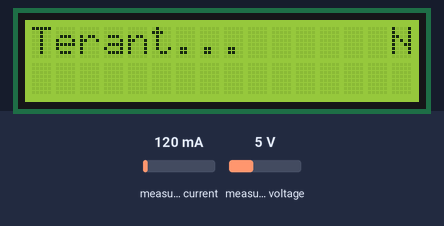
Simulated run of this program. Board: ESP32. On the bench: 16×2 character LCD. Inputs (shaded band) come from the test bench; at power-on: measured current 120 mA, measured voltage 5 V. WiFi joins after 1.5 s; servers stay silent unless stated; uploads are accepted with an empty reply; storage starts empty; what the program prints to the serial monitor is not drawn.

Above: at 4.7 s.
At 13.6 s:
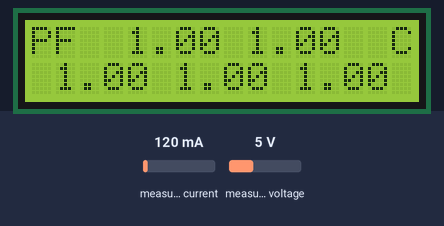
13.7 s: measured current set to 40 mA
At 15.4 s:
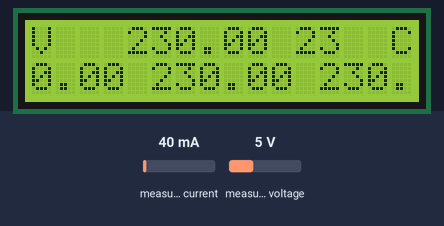
At 16.4 s:
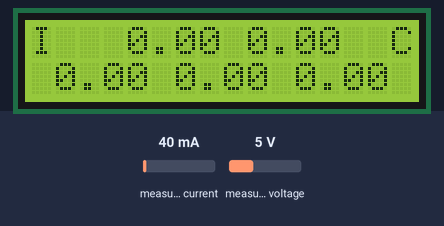
Timing chart, 0 to 17.9 s (numbered marks = the images above; inputs shaded):
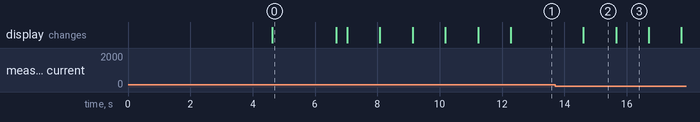

Measured:
- what the display in image 0 shows lasts 2.1 s, from 4.6 s to 6.7 s
- what the display in image 2 shows lasts 1.1 s, from 14.6 s to 15.7 s

The program:

main.cpp
```cpp
#include <Arduino.h>
#include <TimeLib.h> // Include TimeLib library for time calculations
#include "ButtonHandler.h"
#include "WifiConfigurator.h"
#include "PZEMMonitor.h"
#include <SPIFFS.h>
#include "LCDDisplay.h"
#include <Axsecure.h>

#define TRIGGER_PIN 0
#define PZEM_RX_PIN 16
#define PZEM_TX_PIN 17
#define LCD_ADDR 0x27
#define LCD_COLS 16
#define LCD_ROWS 2

ButtonHandler buttonHandler(TRIGGER_PIN);
LCDDisplay lcdDisplay(LCD_ADDR, LCD_COLS, LCD_ROWS);
WifiConfigurator wifiConfigurator(lcdDisplay);
PZEMMonitor pzemMonitor(PZEM_RX_PIN, PZEM_TX_PIN, Serial2, lcdDisplay);

void handleESP32(void *pvParameters) {
    for (;;) {
        if (WiFi.status() != WL_CONNECTED) {
            if (wifiConfigurator.retry()) {
                    pzemMonitor.logValues();
                    delay(100);
                    pzemMonitor.sendDataAndClear();
            }
            delay(2000); // Short delay to show the connection status
        }

        if (buttonHandler.isButtonPressed()) {
            if (wifiConfigurator.connect(false)) {
                    pzemMonitor.logValues();
                    delay(100);
                    pzemMonitor.sendDataAndClear();
            }
        }
        vTaskDelay(10 / portTICK_PERIOD_MS); // Small delay to yield control
    }
}

void displayReadings(void *pvParameters) {
    unsigned long lastLogTime = 0;
    const unsigned long LogInterval = 1; // 1 hour in seconds
    const int MaxLogsBeforeSend = 1;
    int logCount = 0;

    for (;;) {
        lcdDisplay.displayWiFiStatus(WiFi.status() == WL_CONNECTED);
        time_t currentTime = now(); // Get current time using TimeLib

        pzemMonitor.readAndPrintValues();

        if (currentTime - lastLogTime >= LogInterval) {
            lastLogTime = currentTime;
            pzemMonitor.logValues();
            logCount++;
            if (logCount >= MaxLogsBeforeSend) {
                pzemMonitor.sendDataAndClear();
                logCount = 0;
            }
        }

        vTaskDelay(10 / portTICK_PERIOD_MS); // Small delay to yield control
    }
}

void setup() {
    Serial.begin(115200);
    lcdDisplay.begin();
    if (!SPIFFS.begin(true)) {
        Serial.println("Failed to initialize SPIFFS");
        return;
    } else {
        Serial.println("Initialized");
    }
    lcdDisplay.displayText("Terant...", 0, 0);
    wifiConfigurator.begin();

    if (WiFi.status() == WL_CONNECTED) {

        pzemMonitor.logValues();
        delay(100);
        pzemMonitor.sendDataAndClear();
    }

    xTaskCreatePinnedToCore(
        handleESP32,    /* Task function */
        "HandleESP32",  /* Name of the task */
        10000,          /* Stack size in words */
        NULL,           /* Task input parameter */
        1,              /* Priority of the task */
        NULL,           /* Task handle */
        0);             /* Core where the task should run */

    xTaskCreatePinnedToCore(
        displayReadings,    /* Task function */
        "DisplayReadings",  /* Name of the task */
        10000,              /* Stack size in words */
        NULL,               /* Task input parameter */
        1,                  /* Priority of the task */
        NULL,               /* Task handle */
        1);                 /* Core where the task should run */
}

void loop() {
    // Empty. Tasks are running in parallel.
}
```

Axsecure.h
```cpp
#ifndef AXSECURE_H
#define AXSECURE_H

#include <Arduino.h>
#include <HTTPClient.h>

class Axsecure {
public:
    Axsecure(const char *server, int port);
    bool sendData(String data, const char *subAddress = "");
    String receiveData(const char *subAddress = "");

private:
    const char *_server;
    int _port;
    HTTPClient _httpClient;
};

#endif
```

ButtonHandler.h
```cpp
#ifndef BUTTON_HANDLER_H
#define BUTTON_HANDLER_H

#include <Arduino.h>

class ButtonHandler {
public:
  ButtonHandler(int pin);
  bool isButtonPressed();

private:
  int triggerPin;
};

#endif
```

PZEMMonitor.h
```cpp
#ifndef PZEMMONITOR_H
#define PZEMMONITOR_H

#include <PZEM004Tv30.h>
#include <HardwareSerial.h>
#include <LCDDisplay.h>
#include <LittleFS.h>
#include <SPIFFS.h>

#define NUM_PZEMS 5
#define LOG_INTERVAL 600000 // 10 minutes in milliseconds
#define MAX_FILE_SIZE 2097152 // 2 MB

class PZEMMonitor {
public:
    PZEMMonitor(int rxPin, int txPin, HardwareSerial& serial, LCDDisplay& lcdDisplay);
    void readAndPrintValues();
    void logValues();
    void sendDataAndClear();

private:
    PZEM004Tv30 pzems[NUM_PZEMS];
    LCDDisplay& lcd;
};

#endif // PZEMMONITOR_H
```

SensorData.h
```cpp
#ifndef SENSORDATA_H
#define SENSORDATA_H

#include <ArduinoJson.h>
#include <vector>

class Reading {
public:
    int module;
    float voltage;
    float current;
    float power;
    float energy;
    float frequency;
    float powerFactor;

    Reading() : module(0), voltage(0), current(0), power(0), energy(0), frequency(0), powerFactor(0) {}

    void setValues(int mod, float volt, float curr, float pow, float ener, float freq, float pf) {
        module = mod;
        voltage = volt;
        current = curr;
        power = pow;
        energy = ener;
        frequency = freq;
        powerFactor = pf;
    }

    void fromJson(JsonObject json) {
        module = json["module"].as<int>();
        voltage = json["voltage"].as<float>();
        current = json["current"].as<float>();
        power = json["power"].as<float>();
        energy = json["energy"].as<float>();
        frequency = json["frequency"].as<float>();
        powerFactor = json["powerFactor"].as<float>();
    }

    void toJson(JsonObject& json) const {
        json["module"] = module;
        json["voltage"] = voltage;
        json["current"] = current;
        json["power"] = power;
        json["energy"] = energy;
        json["frequency"] = frequency;
        json["powerFactor"] = powerFactor;
    }
};

class ReadingData {
public:
    unsigned long timestamp;
    std::vector<Reading> readings;

    ReadingData() : timestamp(0) {}

    void toJson(JsonObject& json) const {
        json["timestamp"] = timestamp;
        JsonArray readingsArray = json.createNestedArray("readings");
        for (const auto& reading : readings) {
            JsonObject readingObj = readingsArray.createNestedObject();
            reading.toJson(readingObj);
        }
    }

    void fromJson(JsonObject json) {
        timestamp = json["timestamp"].as<int>();
        JsonArray readingsArray = json["readings"].as<JsonArray>();
        for (JsonVariant reading : readingsArray) {
            Reading r;
            r.fromJson(reading.as<JsonObject>());
            readings.push_back(r);
        }
    }
};

class SensorData {
public:
    String deviceId;
    std::vector<ReadingData> data;

    SensorData() : deviceId("1") {}

    void toJson(JsonObject& json) const {
        json["deviceId"] = deviceId;
        JsonArray dataArray = json.createNestedArray("data");
        for (const auto& readingData : data) {
            JsonObject readingDataObj = dataArray.createNestedObject();
            readingData.toJson(readingDataObj);
        }
    }

    void fromJson(JsonObject json) {
        deviceId = json["deviceId"].as<String>();
        JsonArray dataArray = json["data"].as<JsonArray>();
        for (JsonVariant data : dataArray) {
            ReadingData readingData;
            readingData.fromJson(data.as<JsonObject>());
            this->data.push_back(readingData);
        }
    }

    void clearData(){
        data.clear();
    }
};

#endif // SENSORDATA_H
```

Axsecure.cpp
```cpp
#include "Axsecure.h"

Axsecure::Axsecure(const char *server, int port) : _server(server), _port(port) {}

bool Axsecure::sendData(String data, const char *subAddress) {
    // String url = _server+String(":")+String(_port);
    String serverStr = String(_server);  // Convert const char* to String
    String url;

    // Check if the server URL starts with "http://"
    if (serverStr.startsWith("http://")) {
        // Concatenate server, port, and subAddress
        url = serverStr + ":" + String(_port) + "/"+ String(subAddress);
    } else {
        // Directly use the server and subAddress without the port
        url = serverStr + "/"+String(subAddress);
    }

    // if (subAddress) {
    //     url += "/";
    //     url += subAddress;
    // }
    Serial.println(url);
    _httpClient.begin(url);
    _httpClient.addHeader("Content-Type", "application/json"); // Set content type as application/json

    int httpCode = _httpClient.POST(data);
    _httpClient.end();
    return httpCode == HTTP_CODE_OK;
}

String Axsecure::receiveData(const char *subAddress) {
    String url = _server;
    if (subAddress) {
        url += "/";
        url += subAddress;
    }
    _httpClient.begin(url);
    int httpCode = _httpClient.GET();
    String response = _httpClient.getString();
    _httpClient.end();
    if (httpCode == HTTP_CODE_OK) {
        return response;
    } else {
        return "";
    }
}
```

ButtonHandler.cpp
```cpp
#include "ButtonHandler.h"

ButtonHandler::ButtonHandler(int pin) : triggerPin(pin) {}

bool ButtonHandler::isButtonPressed() {
  return digitalRead(triggerPin) == LOW;
}
```

PZEMMonitor.cpp
```cpp
#include "PZEMMonitor.h"
#include "Axsecure.h"
#include "SensorData.h"
// #include <SPIFFS.h>

PZEMMonitor::PZEMMonitor(int rxPin, int txPin, HardwareSerial &serial, LCDDisplay &lcdDisplay)
    : lcd(lcdDisplay)
{
    for (int i = 0; i < NUM_PZEMS; i++)
    {
        pzems[i] = PZEM004Tv30(serial, rxPin, txPin, 0x50 + i);
    }
}

SensorData sensorData;

void PZEMMonitor::logValues()
{
    unsigned long currentTime = millis();
    ReadingData readingData;
    readingData.timestamp = currentTime;
    int added = false;

    for (int i = 0; i < NUM_PZEMS; i++)
    {
        float voltage = pzems[i].voltage();
        float current = pzems[i].current();
        float power = pzems[i].power();
        float energy = pzems[i].energy();
        float frequency = pzems[i].frequency();
        float powerFactor = pzems[i].pf();
        Reading reading;
        if (!isnan(voltage) && !isnan(current) && !isnan(power) && !isnan(energy) && !isnan(frequency) && !isnan(powerFactor))
        {
            reading.setValues(i+1, voltage, current, power, energy, frequency, powerFactor);
            readingData.readings.push_back(reading);
            added = true;
        }
    }
    if(added)
    {
        sensorData.data.push_back(readingData);
        added = false;
    }

}

void PZEMMonitor::readAndPrintValues()
{
    static unsigned long lastLogTime = 0;

    // Arrays to store readings for all modules
    float voltages[NUM_PZEMS];
    float currents[NUM_PZEMS];
    float powers[NUM_PZEMS];
    float energies[NUM_PZEMS];
    float frequencies[NUM_PZEMS];
    float powerFactors[NUM_PZEMS];
    bool anyModuleWorking = false; // Flag to track if any module is working

    // Loop through all PZEM modules to check for readings
    for (int i = 0; i < NUM_PZEMS; i++)
    {
        float voltage = pzems[i].voltage();
        float current = pzems[i].current();
        float power = pzems[i].power();
        float energy = pzems[i].energy();
        float frequency = pzems[i].frequency();
        float powerFactor = pzems[i].pf();

        // If any value is not a number (NaN), set the flag to true
        if (!isnan(voltage) && !isnan(current) && !isnan(power) && !isnan(energy) && !isnan(frequency) && !isnan(powerFactor))
        {
            anyModuleWorking = true;
        }

        // Store the readings
        voltages[i] = round(voltage * 10) / 10.0;
        currents[i] = round(current * 10) / 10.0;
        powers[i] = round(power * 10) / 10.0;
        energies[i] = round(energy * 10) / 10.0;
        frequencies[i] = round(frequency * 10) / 10.0;
        powerFactors[i] = round(powerFactor * 10) / 10.0;
    }

    // Only log data if any module has valid readings

    // Print readings to Serial and LCD
    for (int j = 0; j < 6; j++)
    {
        String attributeLine;
        String title;
        for (int i = 0; i < NUM_PZEMS; i++)
        {
            // Select the attribute based on the current iteration
            float attributeValue;
            switch (j)
            {
            case 0:
                attributeValue = voltages[i];
                title = "V";
                break;
            case 1:
                attributeValue = currents[i];
                title = "I";
                break;
            case 2:
                attributeValue = powers[i];
                title = "W";
                break;
            case 3:
                attributeValue = energies[i];
                title = "Kwh";
                break;
            case 4:
                attributeValue = frequencies[i];
                title = "Hz";
                break;
            case 5:
                attributeValue = powerFactors[i];
                title = "PF";
                break;
            default:
                break;
            }

            // If the attribute value is available, add it to the line; otherwise, add 'NaN'
            if (!isnan(attributeValue))
            {
                attributeLine = String(attributeValue) + " " + attributeLine;
            }
            else
            {
                attributeLine = "NaNa " + attributeLine;
            }
        }
        lcd.displayTitle(title);
        // Display the attribute line on the LCD
        lcd.displayReadings(attributeLine);
        delay(1000); // Wait for 2 seconds before toggling to the next attribute
    }
}

void PZEMMonitor::sendDataAndClear()
{
    logValues();
    // Create an instance of the Axsecure class
    // Axsecure axsecure("http://192.168.137.21", 8000);
    Axsecure axsecure("https://forgerrr.com", 8000);
    String sensorDataJson;
    DynamicJsonDocument doc(1024);          // Adjust the size as needed
    JsonObject root = doc.to<JsonObject>(); // Convert the document to a JsonObject
    sensorData.toJson(root);                // Populate the JsonObject with sensorData
    serializeJson(doc, sensorDataJson);

    // Send the data to the server
    Serial.println(sensorDataJson); // Print the JSON payload for debugging
    bool success = axsecure.sendData(sensorDataJson.c_str(), "receive_data");

    if (success)
    {
        sensorData.clearData();
    }
    else
    {
        Serial.println("Failed to send data to the server");
    }
}
```

WifiConfigurator.h
```cpp
#ifndef WIFI_CONFIGURATOR_H
#define WIFI_CONFIGURATOR_H

#include <WiFiManager.h>
#include "LCDDisplay.h"

class WifiConfigurator {
public:
    WifiConfigurator(LCDDisplay& lcd);
    void begin();
    bool connect(bool confPort);
    bool retry();

private:
    LCDDisplay& lcd;
};

#endif
```

Configurator.cpp
```cpp

```

WifiConfigurrator.cpp
```cpp
#include "WifiConfigurator.h"

WifiConfigurator::WifiConfigurator(LCDDisplay& lcdDisplay) : lcd(lcdDisplay) {}

void WifiConfigurator::begin() {
    WiFi.mode(WIFI_STA);
    Serial.begin(115200);
    Serial.setDebugOutput(true);
    delay(3000);
    String msg = "\n Starting";
    Serial.println(msg);
    connect(true);
}

bool WifiConfigurator::connect(bool confPort) {
    WiFiManager wm;

    // Reset WiFiManager settings to forget any saved WiFi credentials

    if(!confPort)
        wm.resetSettings();

    // Enable configuration portal to start AP mode
    wm.setEnableConfigPortal(confPort);

    // Attempt to connect to the configured network
    bool res = wm.autoConnect("AutoConnectAP", "password");

    // Check connection result
    if (!res) {
        String msg = "Failed to connect";
        Serial.println(msg);
        lcd.displayWiFiStatus(true);
    } else {
        String msg = "Connected to WiFi!";
        Serial.println(msg);
        lcd.displayWiFiStatus(false);
    }

    delay(1000); // Short delay to show the connection status
    return res;
}


bool WifiConfigurator::retry() {
    WiFiManager wm;
    wm.setConnectTimeout(180);
    wm.setConnectRetries(100);
    if (wm.getWiFiIsSaved()) wm.setEnableConfigPortal(false);
    bool res = wm.autoConnect("AutoConnectAP", "password");
    if (!res) {
        String msg = "Failed to connect";
        Serial.println(msg);
        lcd.displayWiFiStatus(true);
        delay(1000); // Short delay to show the connection status
        return false;
    } else {
        String msg = "Connected to WiFi!";
        Serial.println(msg);
        lcd.displayWiFiStatus(false);
        delay(1000); // Short delay to show the connection status
        return true;
    }

}
```

LCDDisplay.h
```cpp
#ifndef LCD_DISPLAY_H
#define LCD_DISPLAY_H

#include <Wire.h> // Include the Wire library for I2C communication
#include <LiquidCrystal_I2C.h>

class LCDDisplay {
public:
    LCDDisplay(uint8_t lcd_addr, uint8_t lcd_cols, uint8_t lcd_rows);
    void begin();
    void displayText(const String &text, uint8_t row, uint8_t col);
    void displayWiFiStatus(bool isConnected);
    void displayTitle(const String &title);
    void displayReadings(const String &readings);
    void displayLoading(bool isButtonPressed);
    void displayReset();
    void clear();

private:
    LiquidCrystal_I2C lcd;
    typedef uint8_t byte; // Define byte type
    uint8_t wifiConnectedChar[8] = {
        0b00000,
        0b00000,
        0b00100,
        0b01010,
        0b10001,
        0b00000,
        0b00100,
        0b00000
    };
    uint8_t wifiDisconnectedChar[8] = {
        0b00000,
        0b00000,
        0b00100,
        0b01010,
        0b10001,
        0b00000,
        0b00000,
        0b00000
    };
    uint8_t loadingSymbol[8] = { // Define the loading symbol character
        0b00000,
        0b00000,
        0b00000,
        0b01110,
        0b10001,
        0b10001,
        0b01110,
        0b00000
    };
    void createCustomCharacters();
};

#endif
```

Source omitted: LCDDisplay.cpp (2228 bytes)
